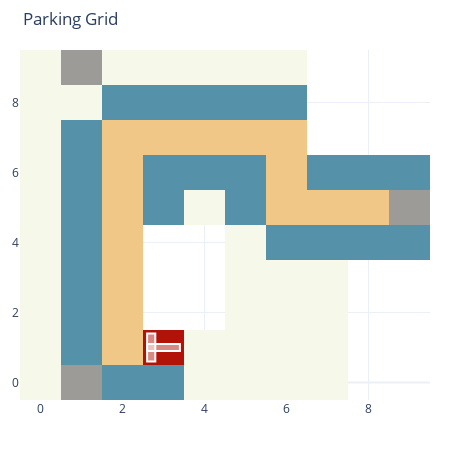

The code cell stored with this chart in its notebook:
### Code cell
from IPython.display import clear_output

park.display()

def on_press(key):

    step_dir = -1
    if key == keyboard.Key.up:
        step_dir = 0
    elif key == keyboard.Key.down:
        step_dir = 1
    elif key == keyboard.Key.left:
        step_dir = 2
    elif key == keyboard.Key.right:
        step_dir = 3
    else:
        return
    
    clear_output(wait=True)
    park.step(step_dir)
    park.display()

def on_release(key):
    if key == keyboard.Key.esc:
        return False

with keyboard.Listener(
    on_press = on_press,
    on_release=on_release
) as listener:
    listener.join()

### Figure 1 — Plotly figure (JSON) as saved in the notebook; plotly's stock layout.template omitted (floating-point values rounded to 4 significant figures)
{"data": [{"colorscale": [[0, "rgb(178,19,9)"], [0.2, "rgb(178,19,9)"], [0.2, "rgb(246,248,234)"], [0.4, "rgb(246,248,234)"], [0.4, "rgb(156,155,151)"], [0.6, "rgb(156,155,151)"], [0.6, "rgb(241,199,135)"], [0.8, "rgb(241,199,135)"], [0.8, "rgb(86,145,170)"], [1, "rgb(86,145,170)"]], "showscale": false, "type": "heatmap", "z": [[0.3, 0.5, 0.9, 0.9, 0.3, 0.3, 0.3, 0.3, null, null], [0.3, 0.9, 0.7, 0.1, 0.3, 0.3, 0.3, 0.3, null, null], [0.3, 0.9, 0.7, null, null, 0.3, 0.3, 0.3, null, null], [0.3, 0.9, 0.7, null, null, 0.3, 0.3, 0.3, null, null], [0.3, 0.9, 0.7, null, null, 0.3, 0.9, 0.9, 0.9, 0.9], [0.3, 0.9, 0.7, 0.9, 0.3, 0.9, 0.7, 0.7, 0.7, 0.5], [0.3, 0.9, 0.7, 0.9, 0.9, 0.9, 0.7, 0.9, 0.9, 0.9], [0.3, 0.9, 0.7, 0.7, 0.7, 0.7, 0.7, null, null, null], [0.3, 0.3, 0.9, 0.9, 0.9, 0.9, 0.9, null, null, null], [0.3, 0.5, 0.3, 0.3, 0.3, 0.3, 0.3, null, null, null]], "zmax": 1, "zmin": 0}], "layout": {"autosize": false, "height": 450, "margin": {"b": 50, "l": 20, "r": 20, "t": 50}, "shapes": [{"fillcolor": "rgba(255,255,255,0.5)", "line": {"color": "white"}, "type": "rect", "x0": 2.8, "x1": 2.6, "y0": 1.4, "y1": 0.6}, {"fillcolor": "rgba(255,255,255,0.5)", "line": {"color": "white"}, "type": "rect", "x0": 3.4, "x1": 2.6, "y0": 1.1, "y1": 0.9}], "showlegend": false, "title": {"text": "Parking Grid"}, "width": 450}}
